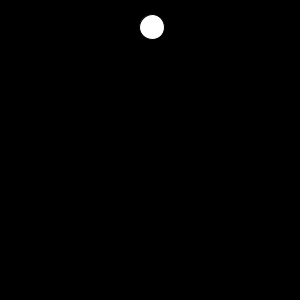
Frame 1 (no input)
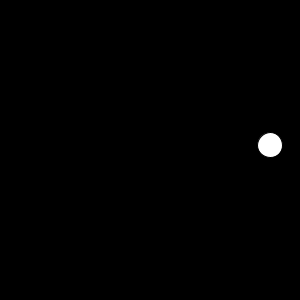
Frame 60 (the mouse pressed at the canvas centre just before this capture)
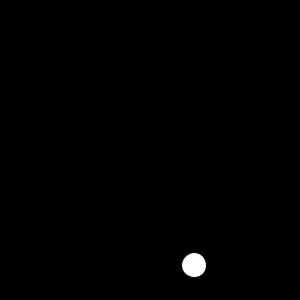
Frame 120 (the mouse held since frame 60 and released just before this capture)

The Processing sketch that drew these frames (run headless with seeded random() and noise(); from frame 60 on, the mouse is pressed at the canvas centre):

// Processing sketch: processing_82286
// ── processing_82286.pde

//Toby K  CP1 Mods 4/5 , bouncing ball
Ball horton= new Ball();
Ball notaball= new Ball();
void setup()
{
  size(300,300);
}
void draw()
{
  background(0);
  horton.move();
  horton.show();
  horton.bounce();
}
class Ball
{
  int x,y;
  boolean right,up,left,down;
    Ball()
    { right=true;
      down=true;
      left=false;
      up=false;
      x=150;
      y=25;
    }
  void show()
  {
    ellipse(x,y,25,25);
  }
  void move()
  {
    if( right==true)
    {
      x=x+2;
    }
    else if (left==true)
    {
      x=x-2;
    }
     if(down==true)
    {
      y=y+2;
    }
    else if(up==true)
    {
      y=y-2;
    }
  }
  void bounce()
  {
     if(x>290)
    {
      left=true;
      right=false;
    }
    if(x<10)
    {
      left=false;
      right=true;
    }
    if(y>290)
    {
      down=false;
      up=true;
    }
    if(y<10)
    {
      down=true;
      up=false;
    }
  }
}
